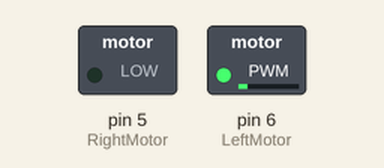
Recording of a sketch running on a simulated Arduino Uno, built with avr-gcc and run on an emulated ATmega328P. On the bench: switched loads named in the sketch (green lamp = pin HIGH).

Above: at 0.05 s.
At 6.85 s:
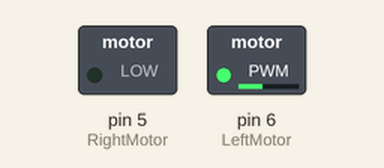
At 13.75 s:
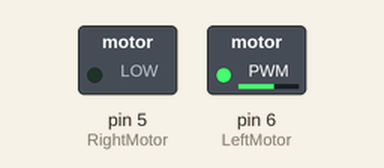
Timing chart, 0 to 19.8 s (numbered marks = the images above):
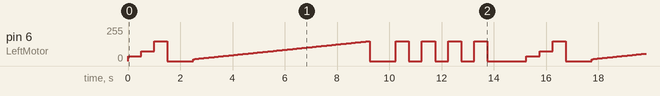

Measured:
- by itself, pin 6 (LeftMotor): moves between 0/255 and 150/255, repeating every 15.3 s

The sketch:

MotorControllor.ino
```cpp
// (licence header left out)
// Core library for code-sense - IDE-based
// !!! Help: http://bit.ly/2AdU7cu

#include "Arduino.h"


// Set parameters


// Include application, user and local libraries


// Define structures and classes


// Define variables and constants

#define RightMotor 5
#define LeftMotor  6


// Prototypes


// Utilities


// Functions

//RampUp brings motor to full speed, which happens rather quickly
void rampUp( int pinNum ){
    for (int i = 15; i < 150; i++) {//i starts at 10% D because it lacks the current neccessary to torque the weight
        analogWrite(pinNum, i);
        delay(50);
    }
    analogWrite(pinNum, 0);//turn off motor after ramping up
}

void rampDown( int pinNum ){
    for (int i = 150; i > 0; i--) {
        analogWrite(pinNum, i);
    }
}

//Step Up increments the motor speed every 500 ms @ 1/4 - 1/2 - 3/4 speeds
void stepUp( int pinNum ){
    analogWrite(pinNum, 37);
    delay(500);
    analogWrite(pinNum, 75);
    delay(500);
    analogWrite(pinNum, 150);
    delay(500);
    analogWrite(pinNum, 0); //Turns motor off
}

void halfSecondPulses( int pinNum, int duration){
    for (int i = 0; i < duration; i++) {
        analogWrite(pinNum, 150); //60% duty cycle for full motor power
        delay(500);

        analogWrite(pinNum, 0);
        delay(500);
    }
}

// Add setup code
void setup()
{
    pinMode( RightMotor, OUTPUT);
    pinMode( LeftMotor, OUTPUT);
}

// Add loop code
void loop()
{
    stepUp(LeftMotor);
    delay(1000);
    rampUp(LeftMotor);
    delay (1000);
    halfSecondPulses(LeftMotor, 4);
    delay(1000);
    //halfSecondPulses(LeftMotor, 4);
}
```
